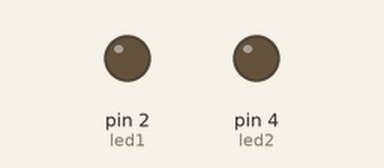
Simulated run of this sketch. Board: Arduino Uno, built with avr-gcc and run on an emulated ATmega328P. On the bench: output pins drawn as LEDs (lit = HIGH).

Above: at 0.16 s.
At 64.29 s:
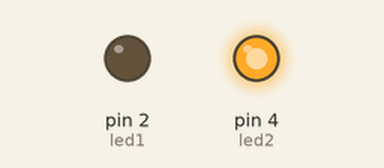
At 129.77 s:
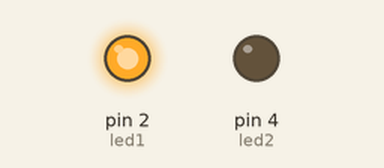
Timing chart, 0 to 130.1 s (numbered marks = the images above):
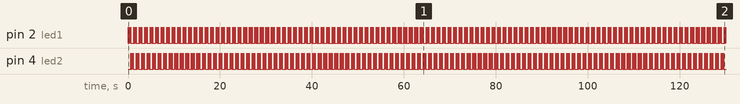

Measured:
- by itself, pin 2 (led1), pin 4 (led2): repeats every 1.2 s: 9 × (LOW 0.03 s, HIGH 0.03 s), LOW 0.63 s, HIGH 0.03 s

The sketch:

LucesPolicia1.ino
```cpp
int led1 = 2;
int led2 = 4;

void setup() {
  pinMode(led1, OUTPUT);
  pinMode(led2, OUTPUT);
}

void loop() {
  for (int x = 0; x < 10; x++) {
    digitalWrite(led1, 1);
    delay(30);
    digitalWrite(led1, 0);
    delay(30);
  }

  for (int x = 0; x < 10; x++) {
    digitalWrite(led2, 1);
    delay(30);
    digitalWrite(led2, 0);
    delay(30);
  }
}
```
